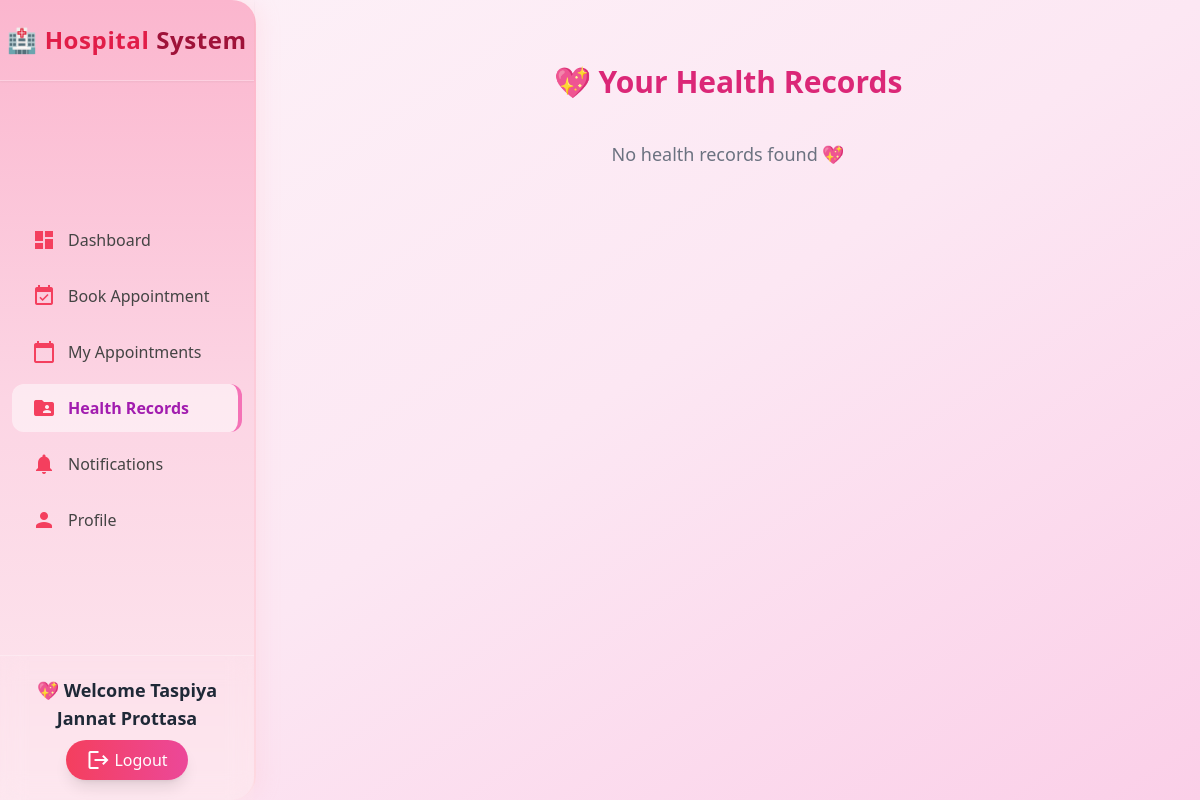
/patients/records/ (signed in), run on an earlier commit of the app's database.
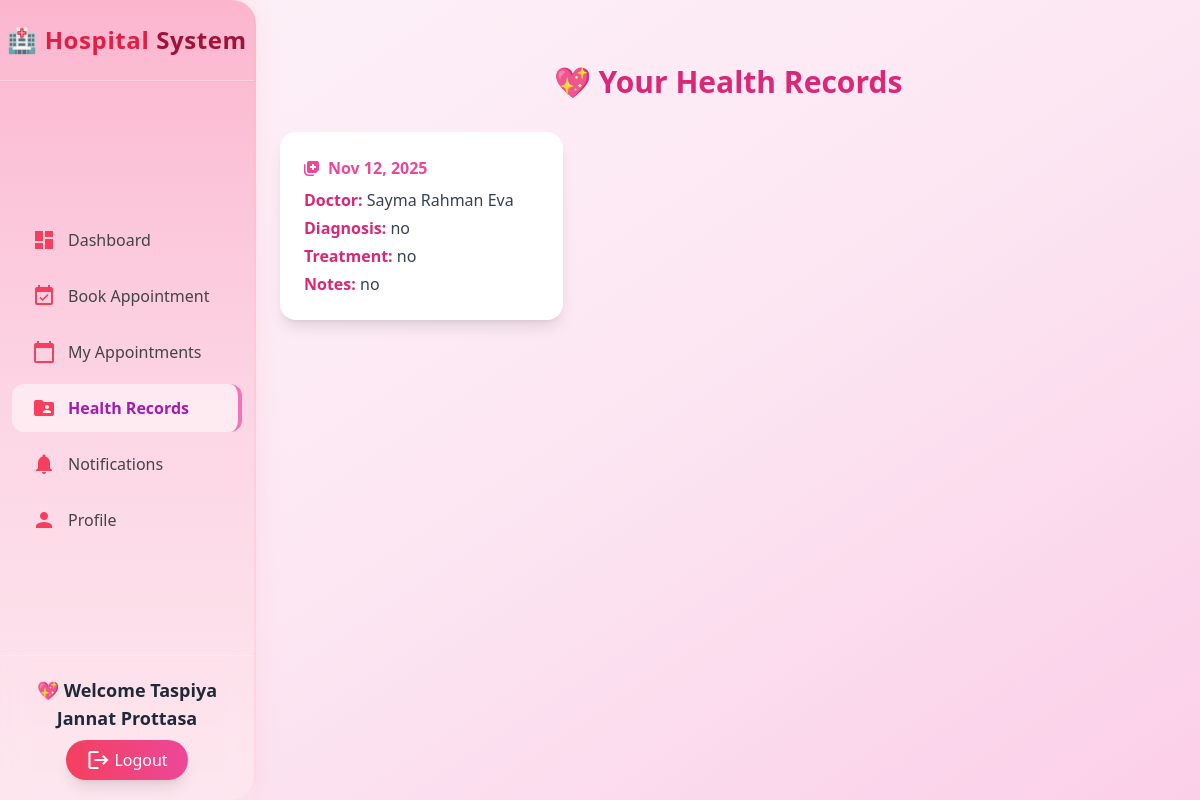
And on a later commit of the database.
### patients/models.py (models this page shows, shortened)
class HealthRecord(models.Model):
    patient = models.ForeignKey(UserProfile, on_delete=models.CASCADE, related_name="health_records")
    doctor = models.ForeignKey(UserProfile, on_delete=models.SET_NULL, null=True, blank=True, related_name="doctor_records")
    diagnosis = models.TextField()
    treatment = models.TextField()
    notes = models.TextField(blank=True)
    date = models.DateTimeField(auto_now_add=True)

### accounts/models.py (models this page shows, shortened)
class UserProfile(models.Model):
    USER_TYPE_CHOICES = (('patient', 'Patient'), ('doctor', 'Doctor'))
    username = models.CharField(max_length=150, unique=True)
    current_role = models.CharField(max_length=20, choices=[("doctor","Doctor"),("patient","Patient")], default="patient")
    email = models.EmailField(unique=True)
    name = models.CharField(max_length=255)
    password = models.CharField(max_length=256)
    user_type = models.CharField(max_length=10, choices=USER_TYPE_CHOICES)
    phone = models.CharField(max_length=15, blank=True, null=True)
    age = models.IntegerField(blank=True, null=True)
    address = models.TextField(blank=True, null=True)
    specialization = models.CharField(max_length=100, blank=True, null=True)
    license = models.CharField(max_length=50, blank=True, null=True)
    gender = models.CharField(max_length=10, blank=True, null=True)
    blood_group = models.CharField(max_length=3, blank=True, null=True)
    bio = models.TextField(blank=True, null=True)
    profile_pic = models.ImageField(upload_to="profiles/", blank=True, null=True)
    created_at = models.DateTimeField(auto_now_add=True)
    visit_fee = models.CharField(max_length=50, blank=True, null=True)
    objects = UserManager()

### patients/views.py (the view)
    def wrapper(request, *args, **kwargs):
        user = get_session_user(request)
        if not user:
            messages.warning(request, "Please login first.")
            return redirect("LogInSignUppage")
        return func(request, *args, **kwargs)

### doctors/context_processors.py (called while the page is built)
def doctor_context(request):
    user_id = request.session.get("user_id")
    if not user_id:
        return {}
    try:
        doctor = UserProfile.objects.get(id=user_id, user_type="doctor")
        return {"doctor": doctor}
    except UserProfile.DoesNotExist:
        return {}

### patients/context_processors.py (called while the page is built)
def patient_context(request):
    user_id = request.session.get("user_id")
    if not user_id:
        return {}
    try:
        patient = UserProfile.objects.get(id=user_id, user_type="patient")
        return {"patient": patient}
    except UserProfile.DoesNotExist:
        return {}

### patients/views.py (called while the page is built)
def get_session_user(request):
    user_id = request.session.get("user_id")
    if not user_id:
        return None
    try:
        user = UserProfile.objects.get(id=user_id)
        mode = request.session.get("mode")
        if mode == "patient":
            user.user_type = "patient"
        return user
    except UserProfile.DoesNotExist:
        return None

### patients/templates/health_records.html (shortened to what this page needs)
{% load static %}
<!DOCTYPE html>
<html lang="en">
<head>
<script src="https://cdn.tailwindcss.com"></script>
<link rel="stylesheet" href="https://cdnjs.cloudflare.com/ajax/libs/font-awesome/6.4.2/css/all.min.css"/>
</head>
<body class="bg-gradient-to-br from-pink-50 via-pink-100 to-pink-200 font-sans min-h-screen flex flex-col md:flex-row">
  <div class="w-full md:w-64 md:fixed md:h-screen">
    {% include "patient_sidebar.html" %}
  </div>
  <main class="flex-1 p-6 md:ml-64 mt-16 md:mt-10 fade-in">
    <h1 class="text-2xl md:text-3xl font-bold text-pink-600 mb-8 text-center">
      💖 Your Health Records
    </h1>
    {% if records %}
      <div class="grid grid-cols-1 sm:grid-cols-2 lg:grid-cols-3 gap-6">
        {% for record in records %}
        <div class="bg-white rounded-2xl shadow-lg p-6 transition transform hover:scale-[1.02] hover:shadow-2xl fade-in">
          <p class="flex items-center space-x-2 text-pink-500 font-semibold mb-2">
            <i class="fas fa-notes-medical"></i>
            <span>{{ record.date|date:"M d, Y" }}</span>
          </p>
          <p class="text-gray-700"><span class="font-semibold text-pink-600">Doctor:</span> {{ record.doctor.name }}</p>
          <p class="text-gray-700 mt-1"><span class="font-semibold text-pink-600">Diagnosis:</span> {{ record.diagnosis }}</p>
          <p class="text-gray-700 mt-1"><span class="font-semibold text-pink-600">Treatment:</span> {{ record.treatment }}</p>
          <p class="text-gray-700 mt-1"><span class="font-semibold text-pink-600">Notes:</span> {{ record.notes }}</p>
        </div>
        {% endfor %}
      </div>
    {% else %}
      <p class="text-center text-gray-500 mt-10 text-lg">No health records found 💖</p>
    {% endif %}
  </main>
</body>
</html>

What changed in the data, as far as the page shows it:
added HealthRecord: date "Nov 12, 2025", doctor.name "Sayma Rahman Eva", diagnosis "no", treatment "no", notes "no"
Also different on the page:
text no longer shown: "No health records found 💖"
